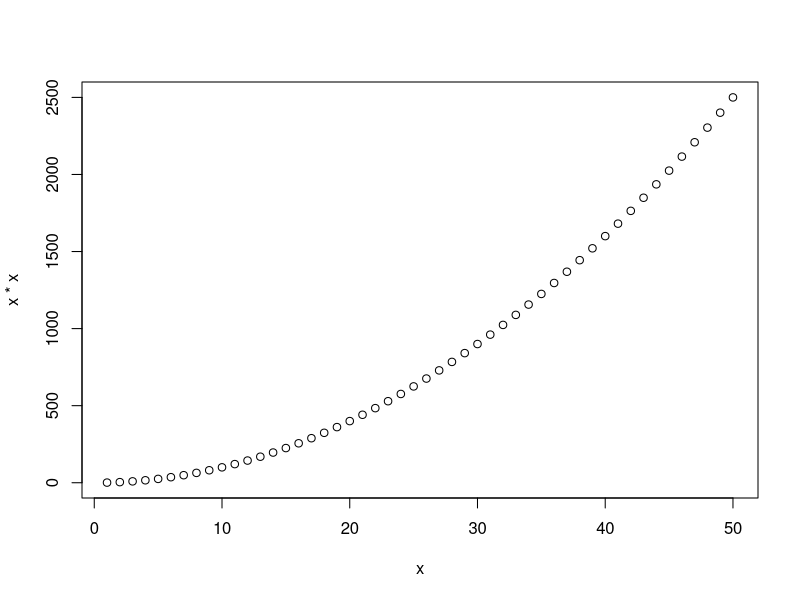
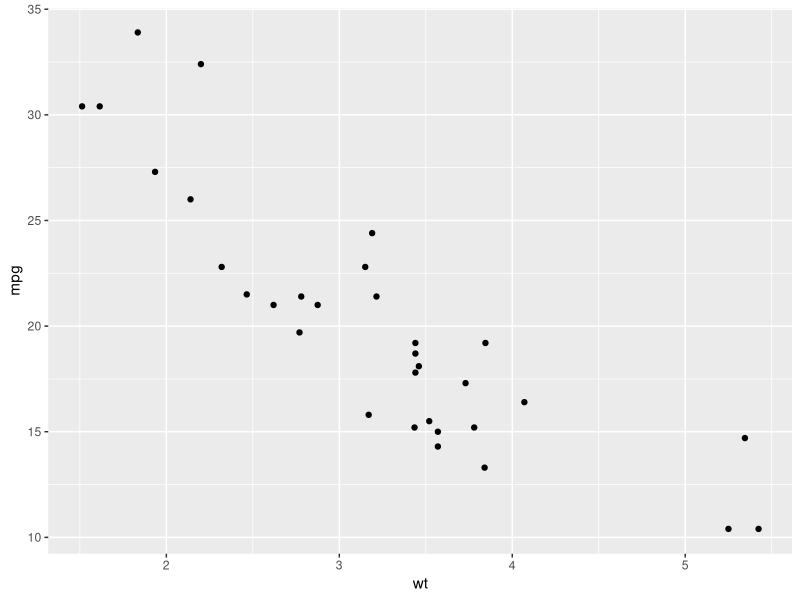
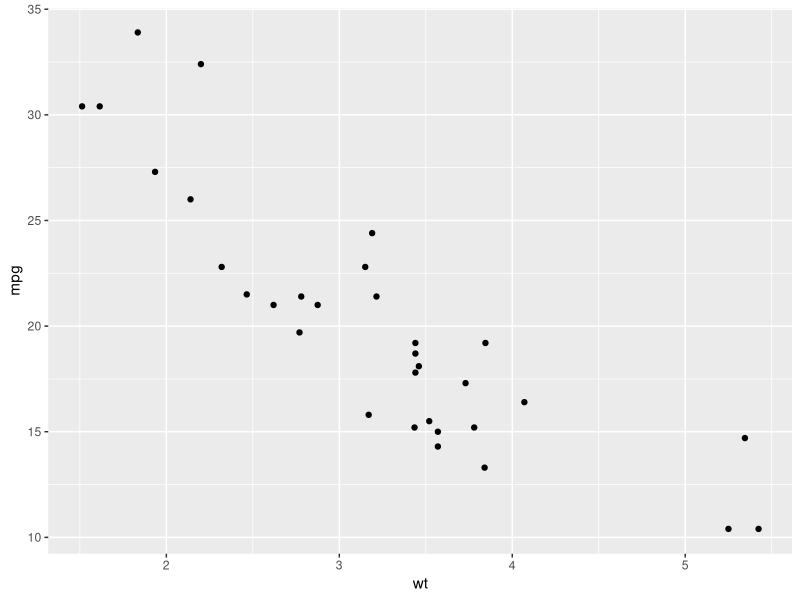
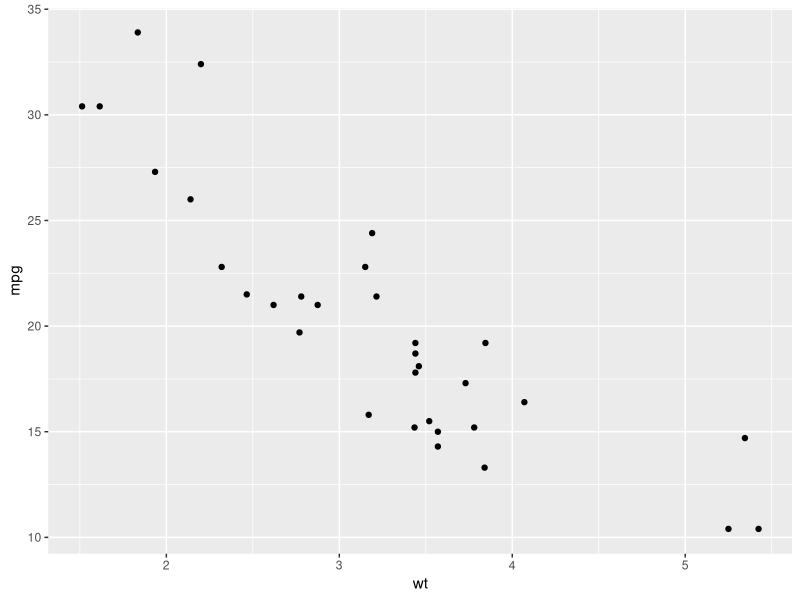
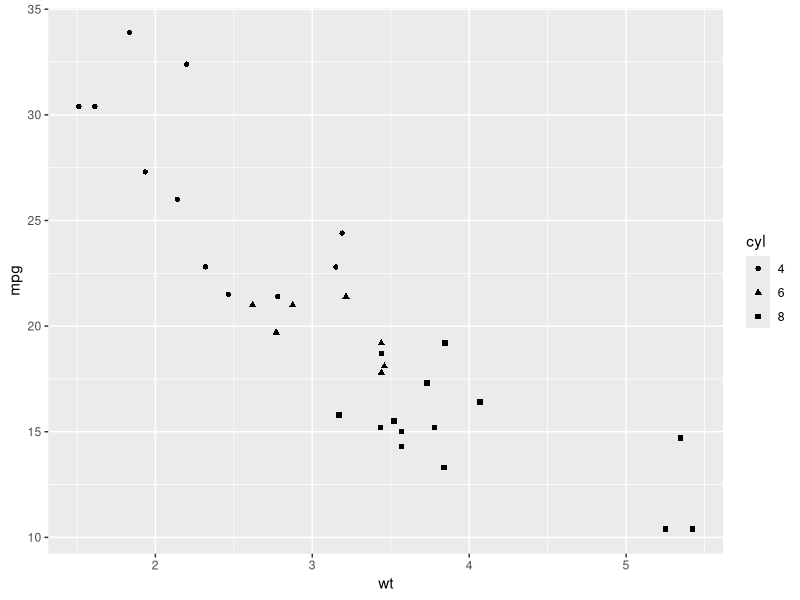
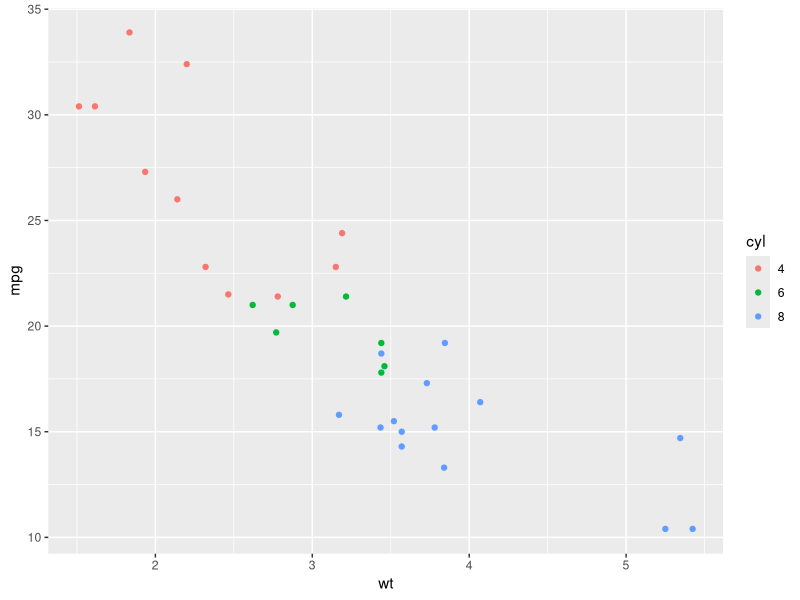
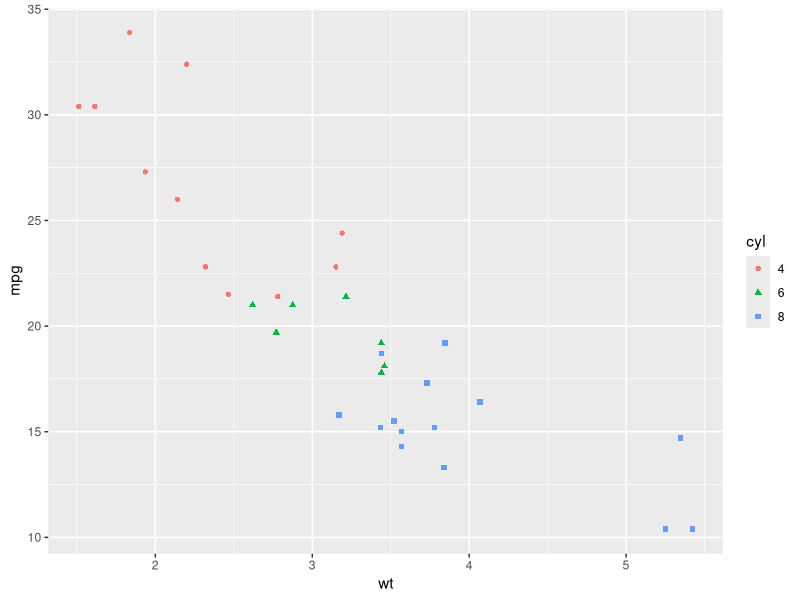
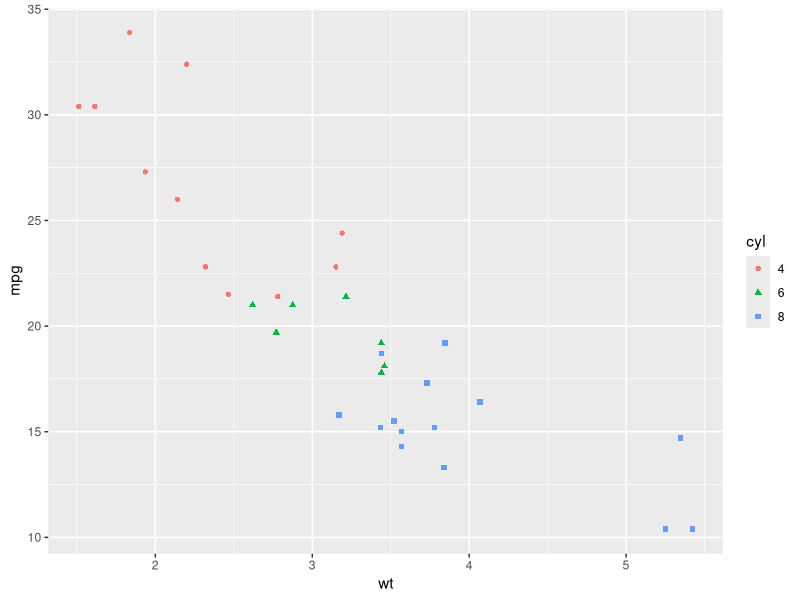

Write the R code that produced these figures, in order.
## ---- chunk 1
library(tidyverse)
## ---- chunk 2
x <- 1:50
# proslijedite `x` i `x*x` funkciji `plot`

## ---- chunk 3
plot(x, x*x)
## ---- chunk 4
# učitajte podatkovni okvir `mtcars` u globalnu okolinu

# proučite okvir `mtcars`  (head, glimpse, ?...)
## ---- chunk 5
# učitajte podatkovni okvir `mtcars` u globalnu okolinu
data(mtcars)

# proučite okvir `mtcars`  (head, glimpse, ?...)
glimpse(mtcars)
head(mtcars)
## ---- chunk 6
ggplot() + 
layer( data = mtcars,                      # 1. podaci
       mapping = aes(x = wt, y = mpg),     # 2. mapiranja / estetike
       geom = "point",                     # 3. geometrija
       stat = "identity",                  # za sada zanemariti
       position = "identity")              # za sada zanemariti
## ---- chunk 7
# prvi `ggplot2` graf, skraćeni način izgradnje grafa
ggplot(mtcars, aes(x = wt, y = mpg)) + geom_point()
## ---- chunk 8
# prvi `ggplot2` graf, funkcija `qplot`
qplot(x = wt, y = mpg, data = mtcars)
## ---- chunk 9
# stvorite `ggplot` graf skupa `mtcars` sa mapiranjima:  x = wt, y = mpg, shape = cyl
# koristite geometriju točke
# što se događa ako zaboravimo faktorizirati stupac `cyl`?
## ---- chunk 10
mtcars$cyl <- as.factor(mtcars$cyl)

ggplot(mtcars, aes(x = wt, y = mpg, shape = cyl)) + geom_point()
## ---- chunk 11
# ponovite isti graf, ali umjesto estetike `shape` koristite estetiku `color`
## ---- chunk 12

ggplot(mtcars, aes(x = wt, y = mpg, color = cyl)) + geom_point()
## ---- chunk 13
# ponovite isti graf, ali sada za `cyl` stupac kombinirajte i `shape` i `color` estetiku
## ---- chunk 14
ggplot(mtcars, aes(x = wt, y = mpg, color = cyl, shape = cyl)) + geom_point()
## ---- chunk 15
# na sljedećem grafu preimenujte osi i legendu
# te dodajte adekvatni naslov (najbolje nešto što objašnjava graf)
ggplot(mtcars, aes(x = wt, y = mpg, color = cyl, shape = cyl)) + geom_point() 

## ---- chunk 16
# na sljedećem grafu preimenujte osi i legendu
# te dodajte adekvatni naslov (najbolje nešto što objašnjava graf)
ggplot(mtcars, aes(x = wt, y = mpg, color = cyl, shape = cyl)) + geom_point() +
labs(x = "Težina / 1000 lb", y = "Potrošnja / milja po galonu",
     color = "Broj cilindara", shape = "Broj cilindara",
   title = "Teži auti više troše (manje milja na jedan galon benzina)")

## ---- chunk 17
ggplot(mtcars, aes(wt, mpg)) + geom_point(color = "blue")

## ---- chunk 18
# ggplot će raditi mapiranje riječi "blue" na estetiku `color`
ggplot(mtcars, aes(wt, mpg)) + geom_point(aes(color = "blue"))

## ---- chunk 19
# nacrtajte graf ovisnosti maksimalne brzine o težini automobila
# koristite geometriju točke
# točke neka budu crvene boje, neka oblik broj 4 (iksić) i veličinu 3
## ---- chunk 20
ggplot(mtcars, aes(x = wt, y = mpg)) + geom_point(color = "red", shape = 4, size = 3)
## ---- chunk 21
# budući da stalno koristimo istu "osnovicu" grafa možemo ju
# pohraniti u zasebnu varijablu npr. imena `graf`

graf <- ggplot(mtcars, aes(x = wt, y = mpg)) 

# dodajte varijabli `graf` geometriju točaka a potom linijsku geometriju
## ---- chunk 22
graf + geom_point() + geom_line()
## ---- chunk 23
# dodajte geometriju točaka na varijablu `graf`
# te potom dodatni sloj sa krivuljom zaglađivanja
# koristite funkciju `stat_smooth` uz parametar `method` 
# postavljen na `lm` (linearno zaglađivanje)
## ---- chunk 24
graf + geom_point() + stat_smooth(method = 'lm')
## ---- chunk 25
# ponovite postupak ali metodu zaglađivanja
# postavite na `loess` 
## ---- chunk 26
graf + geom_point() + stat_smooth(method = 'loess')
## ---- chunk 27
# stvorite još jednom isti graf ali sloju zaglađivanja
# dodajte estetiku `group` postavljenu na `cyl`
# Što smo ovime postigli?
## ---- chunk 28
graf + geom_point() + stat_smooth(aes(group = cyl), method = 'loess')
## ---- chunk 29
# nacrtajte stupčani graf varijable `cyl` tablice `mtcars` 
# koristite funkciju `geom_bar` ili `stat_count`
## ---- chunk 30
ggplot(mtcars, aes(x = cyl)) + geom_bar()
## ---- chunk 31
# nacrtajte histogram varijable `wt` tablice `mtcars`
# težine podijelite jednoliko u četiri ladice
# koristite funkciju `geom_histogram`
## ---- chunk 32
ggplot(mtcars, aes(x = wt)) + geom_histogram(bins = 4)
## ---- chunk 33
aes(x = hp, y = ..density..)
## ---- chunk 34
# nacrtajte histogram varijable `wt` tablice `mtcars`
# težine podijelite jednoliko u četiri ladice
# koristite funkciju `geom_histogram`
# za agregacijsku varijablu postavite `ncount` 
# prokomentirajte dobiveni rezultat
## ---- chunk 35
ggplot(mtcars, aes(x = wt, y = ..ncount..)) + geom_histogram(bins = 4)
## ---- chunk 36
# nacrtajte histogram varijable `wt`, uz dodanu varijablu `cyl` na estetici `fill`
## ---- chunk 37
ggplot(mtcars, aes(x = wt, fill = cyl)) + geom_histogram(bins = 4)
## ---- chunk 38
# nacrtajte isti histogram, ali pozicijski aspekt `position` postavite na `"dodge"`
## ---- chunk 39
ggplot(mtcars, aes(x = wt, fill = cyl)) + geom_histogram(bins = 4, position = "dodge")
## ---- chunk 40
# nacrtajte isti histogram, ali uz pozicijski aspekt postavljen na `fill`
# radi bolje vidljivosti pravokutnike uokvirite crnom linijom
# objasnite rezultat. Što smo postigli ovakvim histogramom?
## ---- chunk 41
ggplot(mtcars, aes(x = wt, fill = cyl)) + geom_histogram(bins = 4, color = "Black", position = "fill")
## ---- chunk 42
df <- data.frame( x = c(rep(1, 90), rep(2, 9), 3),
                  y = c(rep(1, 70), rep(2, 25), rep(3, 5)))
# prikažite navedeni okvir uz pomoć `scatterplot` grafa, tj. točkaste geometrije
## ---- chunk 43
ggplot(df, aes(x = x, y = y)) + geom_point()
## ---- chunk 44
# prikažite isti graf, ali umjesto `geom_point` upotrijebite
# pomoćnu funkciju `geom_jitter` koja ima ugrađen `jitter` pozicijski aspekt
# postavite `width` i `height` parametre na 0.3 (30% dodanog šuma)
# dodatno postavite `color` parametar geometrije na "blue" 
# i `alpha` parametar ("prozirnost") na 0.4 
## ---- chunk 45
ggplot(df, aes(x = x, y = y)) + geom_jitter(width = 0.3, height = 0.3, alpha = 0.4, color = "blue")
## ---- chunk 46
# spremite sljedeći graf u datoteke `figure1.pdf`i `figure1.png`
ggplot(mtcars, aes(x = hp, y = mpg, col = as.factor(cyl))) + geom_point() + 
geom_smooth(aes(x = hp, y = mpg), method = 'loess', linetype = 4, color = "grey", se = F, inherit.aes = F) +
labs(x = "broj konjskih snaga", y = "potrošnja", col = "broj cilindara")
